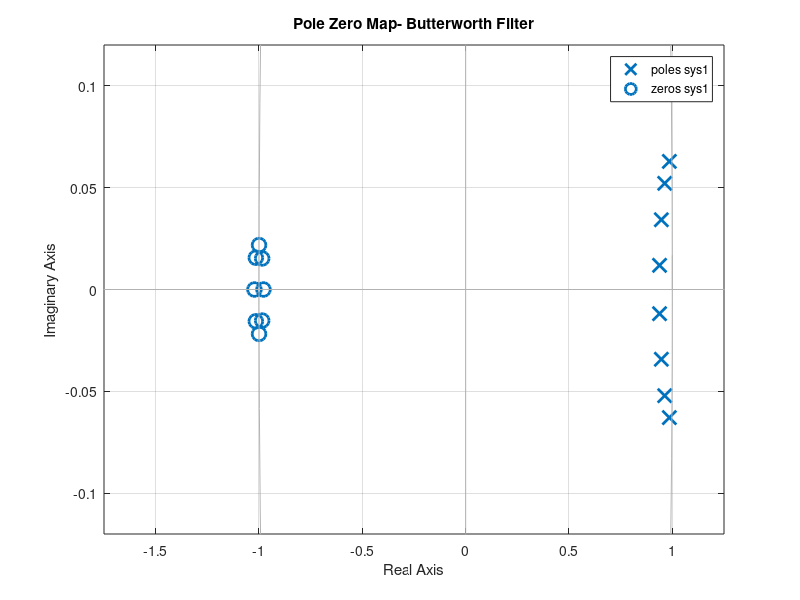
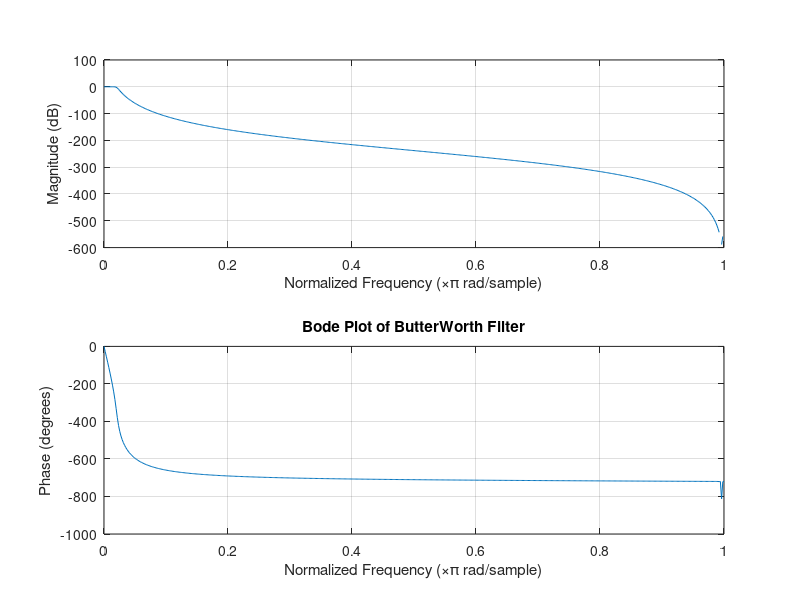
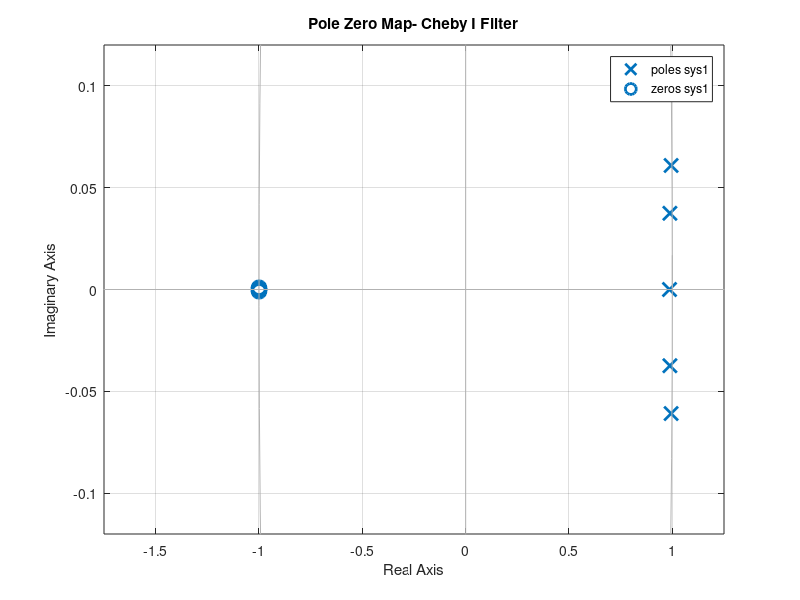
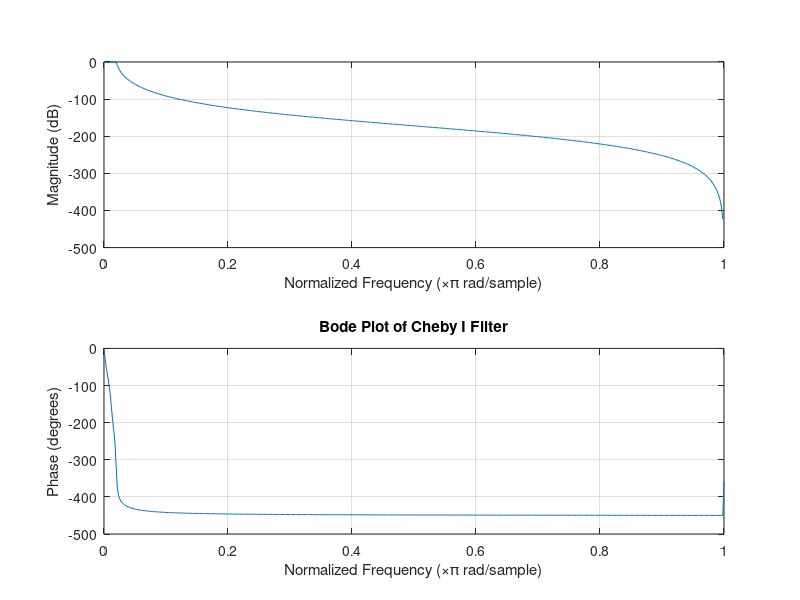

Write the MATLAB code that produced these figures, in order.
Fs=1000;
rp=2;
rs=40;
Wp=20*pi;
Ws=40*pi;
wp=Wp/(pi*Fs);
ws=Ws/(pi*Fs);
[n,wc]=buttord(wp,ws,rp,rs);
%finding order of filter
[b,a]=butter(n,wc);
%finding filter coefficients
sys1=tf(b,a,1/Fs);
%finding the transfer function of filter
[p,z]=pzmap(sys1);
%finding the poles and zeros of filter
figure();
pzmap(sys1)
title('Pole Zero Map- Butterworth Filter')
figure()
freqz(b,a)
title('Bode Plot of ButterWorth Filter')


Fs=1000;
rp=2;
rs=40;
Wp=20*pi;
Ws=40*pi;
wp=Wp/(pi*Fs);
ws=Ws/(pi*Fs);
[n,wc]=cheb1ord(wp,ws,rp,rs);
[b,a]=cheby1(n,rp,wc);
sys1=tf(b,a,1/Fs);
[p,z]=pzmap(sys1);
figure();
pzmap(sys1)
title('Pole Zero Map- Cheby I Filter')
figure()
freqz(b,a)
title('Bode Plot of Cheby I Filter')
%kaiser window based FIR FIlter
Fp=20;
Fsb=40;
Dp=2;
Dp1=0.794;
Ds=40;
Ds1=0.01;
Fs=1000;
[n,wn,beta,fil]=kaiserord([Fp Fsb],[1 0],[Dp1,Ds1],Fs);
w=kaiser(n,beta);
b=fir1(n-1,wn,'low',w);
figure()
freqz(b)
title('Frequency response of Kasier Window Based FIR Filter')
sys=tf(b,[1 zeros(1,n-1)],-1);
figure()
pzmap(sys)
title('Pole Zero Map- FIR Filter with Kaiser Window')